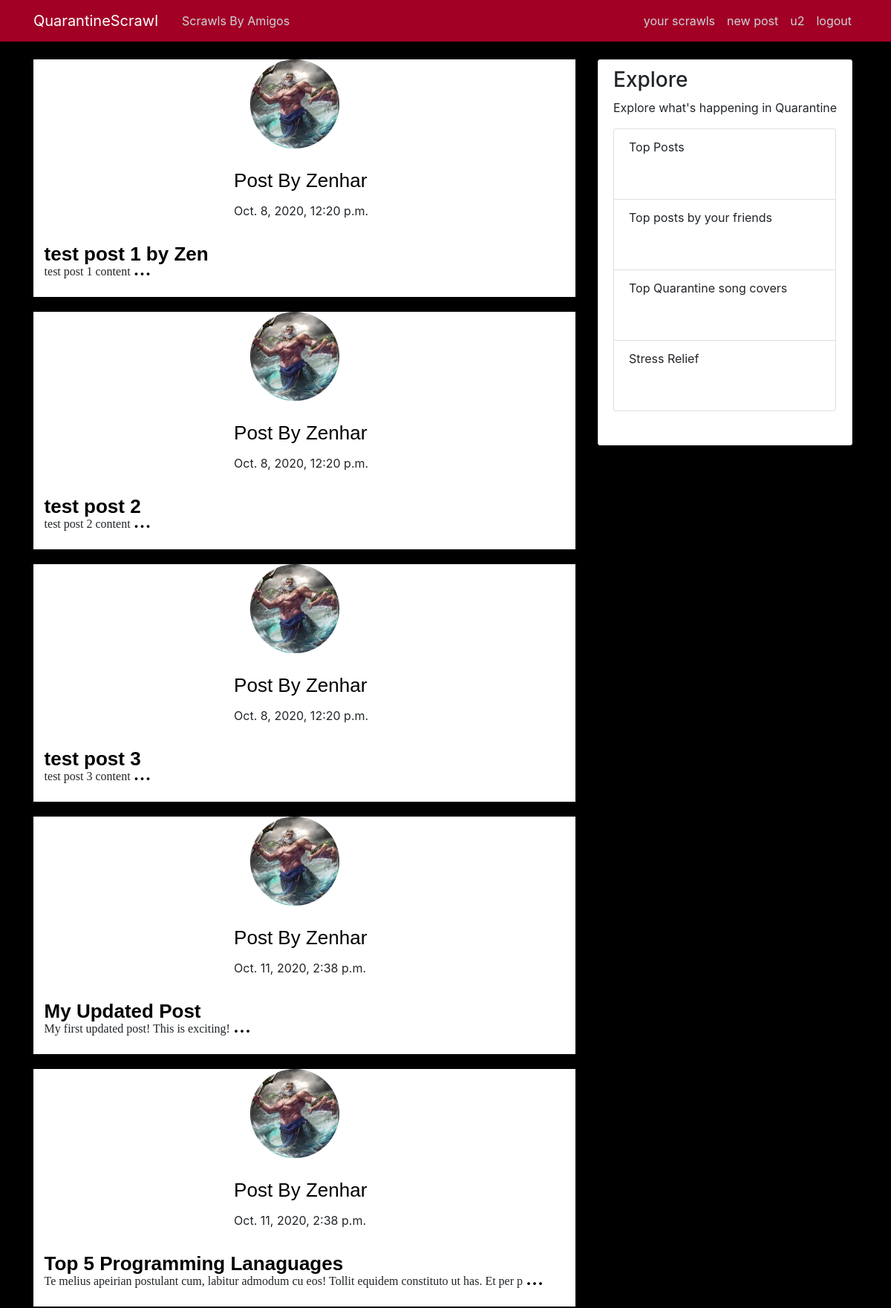
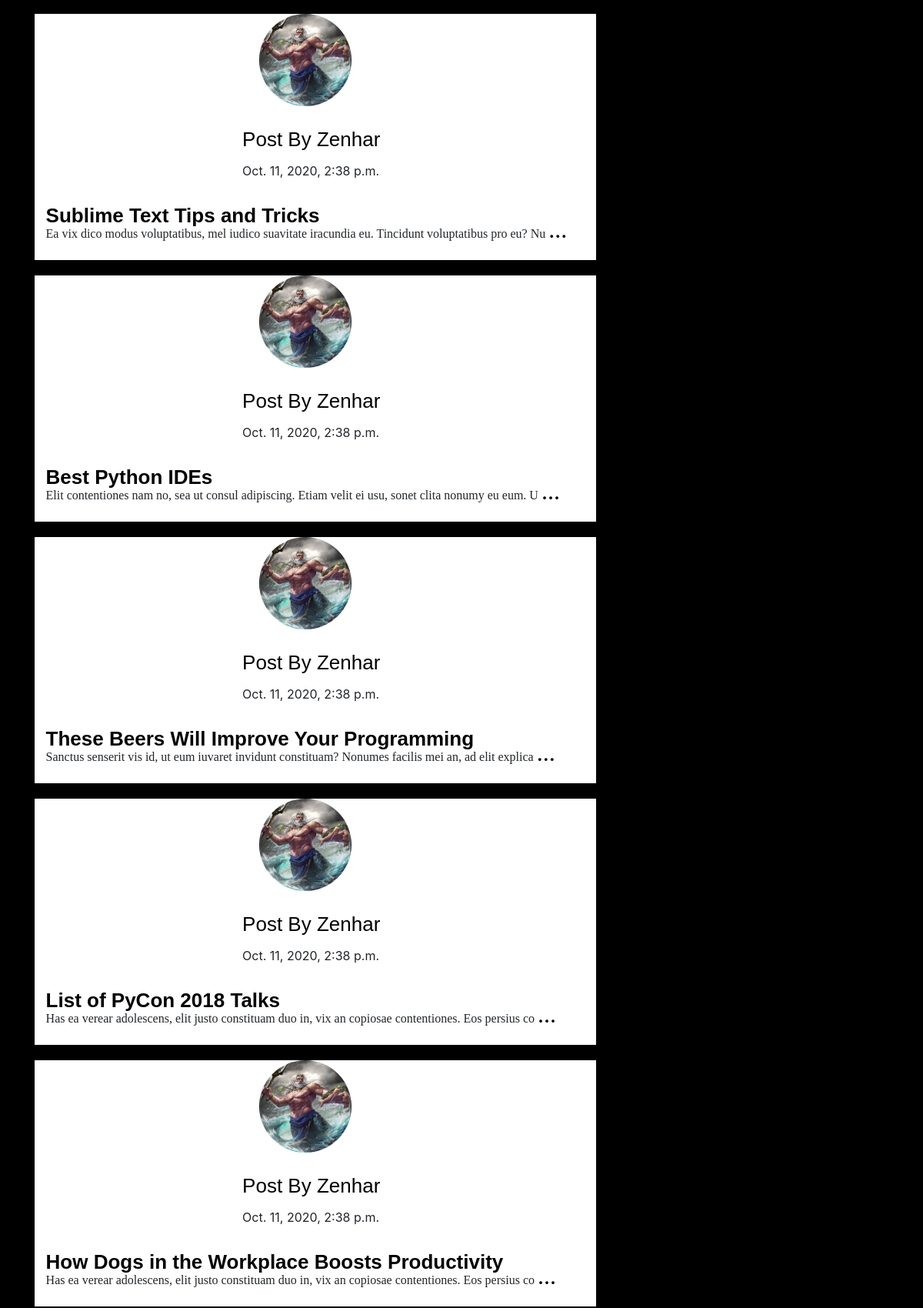
The page /amigos/ (signed in, upper part) on the database its author committed (2 pictures, top to bottom).
### blog/models.py (models this page shows, shortened)
class Post(models.Model):
    title = models.CharField(max_length=100)
    content = models.TextField()
    date = models.DateTimeField(default=timezone.now)
    author = models.ForeignKey(User, on_delete=models.CASCADE)
    liked = models.ManyToManyField(
        User, related_name="unliked", default=None, blank=True
    )
    commented = models.ManyToManyField(
        User, related_name="uncommented", default=None, blank=True
    )

### users/models.py (models this page shows, shortened)
class Profile(models.Model):
    user = models.OneToOneField(User, on_delete=models.CASCADE)
    image = models.ImageField(default="poseidon.jpg", upload_to="profile_pics")
    follow = models.ManyToManyField(User, related_name="followers", blank=True)
    follower = models.ManyToManyField(User, related_name="follows", blank=True)

### blog/views.py (the view)
# urls.py: path("amigos/", TestAmigos.as_view(), name="test-amigos"),
class TestAmigos(LoginRequiredMixin, ListView):
    template_name = "blog/test3.html"
    context_object_name = "all_posts"
    def get_queryset(self):
        loggedInUser = Profile.objects.get(user=self.request.user)
        ex = Post.objects.exclude(author=loggedInUser.user)
        return ex.filter(author__in=loggedInUser.follow.all())

### blog/templates/blog/test3.html (shortened to what this page needs)
{% extends "blog/base.html" %}
{% load static %}
{% block bootstrapClass %}
<link rel="stylesheet" type="text/css" href="{% static 'blog/blog-css/home.css' %}">
 {% endblock %}
{% block content %}
<div class="row">
  <div class="col-8">
  {% for post in all_posts %}
  <div class="home-post-main-wrap">
    <div id="home-carousel" class="carousel home-carousel slide" data-ride="carousel">
      <div class="carousel-inner home-carousel-inner">
        <div class="carousel-item home-carousel-item active">
            <div class="home-image-wrap">
                <img  src="{{post.author.profile.image.url}}" alt="img">
            </div>
            <div class="post-author">
             <p> Post By <a class="post-author-link" href="{% url 'user-posts' post.author.username  %}"> {{post.author}}</a></p>
            </div>
            <div class="post-date">
              <p >{{post.date}}</p>
            </div>
            <div class="post-title">
              <p><a style="color: black;" href="{% url 'post-detail' post.id %}">{{post.title}}</a></p>
            </div>
            <div class="post-content">
              <p>{{post.content|slice:"0:100"}} <a class="post-content-link" href="{% url 'post-detail' post.id %}"> ...</a></p>
            </div>
        </div>
      </div>
    </div>
  </div>
  {% endfor %}
  </div>
  <div class="col-md-4">
    <div class="content-section">
      <h3>Explore </h3>
      <p class=''>Explore what's happening in Quarantine
        <ul class="list-group explore">
          <li class="list-group-item  ">Top Posts</li>
          <li class="list-group-item  ">Top posts by your friends</li>
          <li class="list-group-item  ">Top Quarantine song covers</li>
          <li class="list-group-item  ">Stress Relief</li>
        </ul>
      </p>
    </div>
  </div>
</div>
{% endblock content %}

### blog/templates/blog/base.html (shortened to what this page needs)
{% load static %}
<!DOCTYPE html>
<html>
<head>
    <link rel="stylesheet" href="https://maxcdn.bootstrapcdn.com/bootstrap/4.0.0/css/bootstrap.min.css">
    <link rel="stylesheet" type="text/css" href="{% static 'blog/blog-css/main.css' %}">
    <link rel="stylesheet" type="text/css" href="{% static 'users/profile.css' %}">
    {% block bootstrapClass %}  {% endblock %}
</head>
<body>
    <header class="site-header">
      <nav class="navbar navbar-expand-md navbar-dark navbar-bg-steel fixed-top">
        <div class="container">
          <a class="navbar-brand mr-4" href="{% url 'home' %}">QuarantineScrawl</a>
          <div class="collapse navbar-collapse" id="navbarToggle">
            <div class="navbar-nav mr-auto">
              <a class="nav-item nav-link" href="{% url 'amigos-home' %}">Scrawls By Amigos</a>
            </div>
            <div class="navbar-nav">
              {% if user.is_authenticated %}
              <a class="nav-item nav-link" href="{% url 'user-posts' user.username  %}"> your scrawls</a>
              <a class="nav-item nav-link" href="{% url 'post-create' %}"> new post</a>
              <a class="nav-item nav-link" href="{% url 'profile' %}">{{user.username}}</a>
              <a class="nav-item nav-link" href="{% url 'logout' %}">logout</a>
              {% else %}
              <a class="nav-item nav-link" href="{% url 'login' %}">Login</a>
              <a class="nav-item nav-link" href="{% url 'register' %}">Register</a>
              {% endif %}
            </div>
          </div>
        </div>
      </nav>
    </header>
    <main role="main" class="container">
          {% block content %}{% endblock %}
    </main>
</body>
</html>

### blog/static/blog/blog-css/main.css (style rules this page uses)
body { background-color: black; margin-top: 5rem; }
ul { margin: 0; }
.navbar-bg-steel { background-color: #a20025; }
.site-header .navbar-nav .nav-link { color: #cbd5db; font-weight: 400; }
.content-section { background: #ffffff; padding: 10px 20px; border: 1px solid #dddddd; border-radius: 3px; margin-bottom: 20px; }

### users/static/users/users-css/profile.css (style rules this page uses)
* { margin: 0px; padding: 0px; box-sizing: border-box; }

### blog/static/blog/blog-css/home.css (style rules this page uses)
body { background-color: black; }
.home-post-main-wrap { height: 40vh; margin-bottom: 20px; background-color: white; }
.home-carousel { height: 100%; margin-bottom: 10px; }
.home-carousel-inner { height: 100%; }
.home-carousel-item { background-color: white; height: 100%; }
.home-image-wrap { height: 10%; margin-bottom: 5%; }
.home-image-wrap > img { height: 120px; width: 120px; position: absolute; left: 40%; border-radius: 100px; }
.post-author { position: absolute; left: 37%; top: 45%; font-size: 26px; font-family: "Franklin Gothic Medium", "Arial Narrow", Arial, sans-serif; color: black; }
.post-author-link { color: black; transition: all 0.2s ease-in-out; display: inline-block; }
.post-date { position: absolute; left: 37%; top: 60%; }
.post-title { position: absolute; left: 2%; bottom: 7%; font-size: 26px; font-weight: bold; font-family: "Franklin Gothic Medium", "Arial Narrow", Arial, sans-serif; }
.post-content { position: absolute; left: 2%; top: 80%; font-family: "Times New Roman", Times, serif; }
.post-content-link { font-size: 32px; color: black; }
.content-section { position: fixed; }
.explore { height: 400px; width: 300px; }
.explore li { height: 6em; }

### rows shown on the page
Post: author.profile.image (picture), author "Zenhar", date "Oct. 8, 2020, 12:20 p.m.", title "test post 1 by Zen", content "test post 1 content"
Post: author.profile.image (picture), author "Zenhar", date "Oct. 8, 2020, 12:20 p.m.", title "test post 2", content "test post 2 content"
Post: author.profile.image (picture), author "Zenhar", date "Oct. 8, 2020, 12:20 p.m.", title "test post 3", content "test post 3 content"
Post: author.profile.image (picture), author "Zenhar", date "Oct. 11, 2020, 2:38 p.m.", title "My Updated Post", content "My first updated post! This is exciting!"
Post: author.profile.image (picture), author "Zenhar", date "Oct. 11, 2020, 2:38 p.m.", title "Top 5 Programming Lanaguages", content "Te melius apeirian postulant cum, labitur admodum cu eos! Tollit equidem constituto ut has. Et per p"
Post: author.profile.image (picture), author "Zenhar", date "Oct. 11, 2020, 2:38 p.m.", title "Sublime Text Tips and Tricks", content "Ea vix dico modus voluptatibus, mel iudico suavitate iracundia eu. Tincidunt voluptatibus pro eu? Nu"
Post: author.profile.image (picture), author "Zenhar", date "Oct. 11, 2020, 2:38 p.m.", title "Best Python IDEs", content "Elit contentiones nam no, sea ut consul adipiscing. Etiam velit ei usu, sonet clita nonumy eu eum. U"
Post: author.profile.image (picture), author "Zenhar", date "Oct. 11, 2020, 2:38 p.m.", title "These Beers Will Improve Your Programming", content "Sanctus senserit vis id, ut eum iuvaret invidunt constituam? Nonumes facilis mei an, ad elit explica"
Post: author.profile.image (picture), author "Zenhar", date "Oct. 11, 2020, 2:38 p.m.", title "List of PyCon 2018 Talks", content "Has ea verear adolescens, elit justo constituam duo in, vix an copiosae contentiones. Eos persius co"
Post: author.profile.image (picture), author "Zenhar", date "Oct. 11, 2020, 2:38 p.m.", title "How Dogs in the Workplace Boosts Productivity", content "Has ea verear adolescens, elit justo constituam duo in, vix an copiosae contentiones. Eos persius co"

### other values the page prints
{{ user.username }} "u2"
